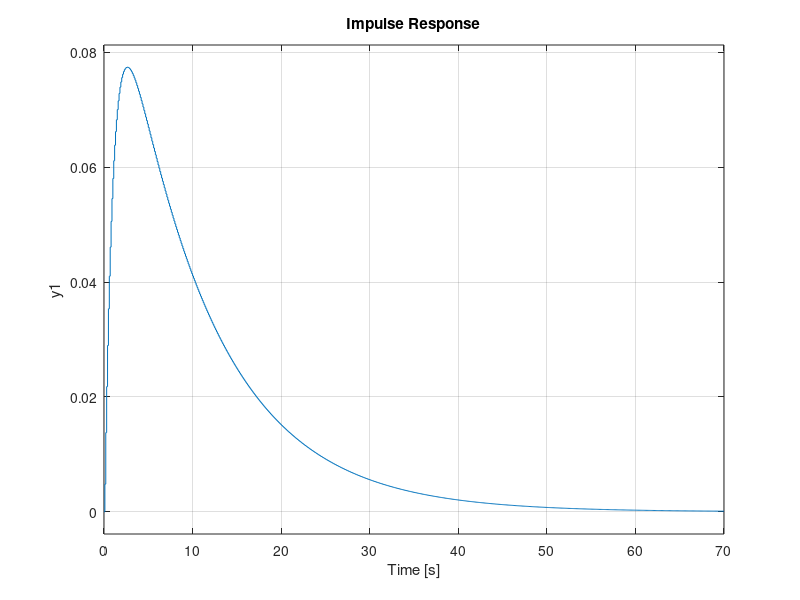
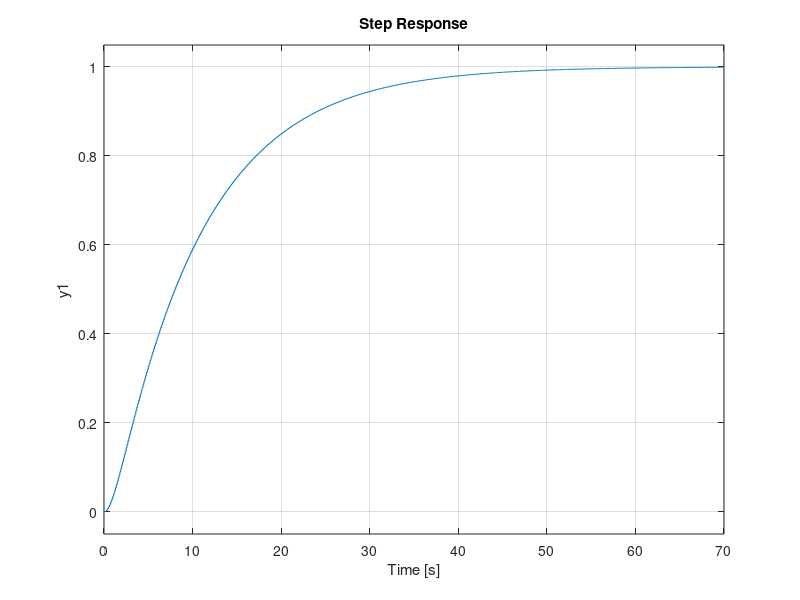
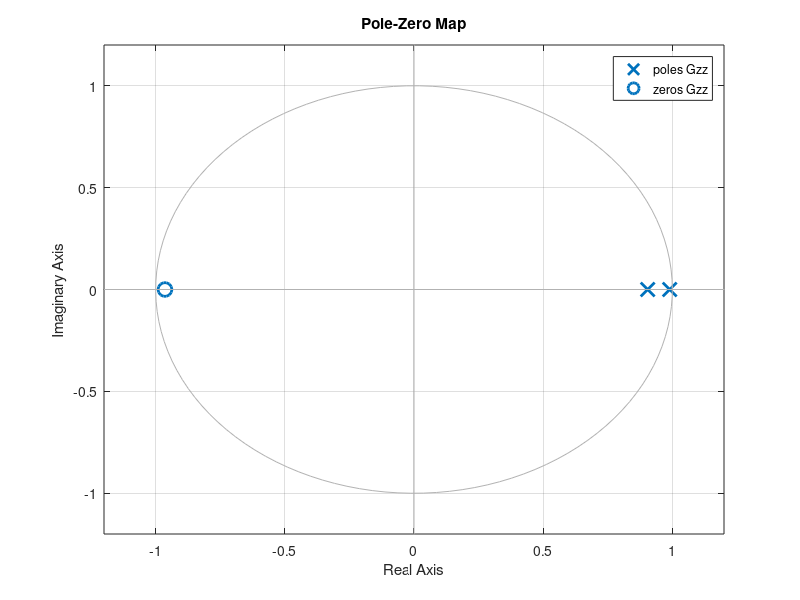
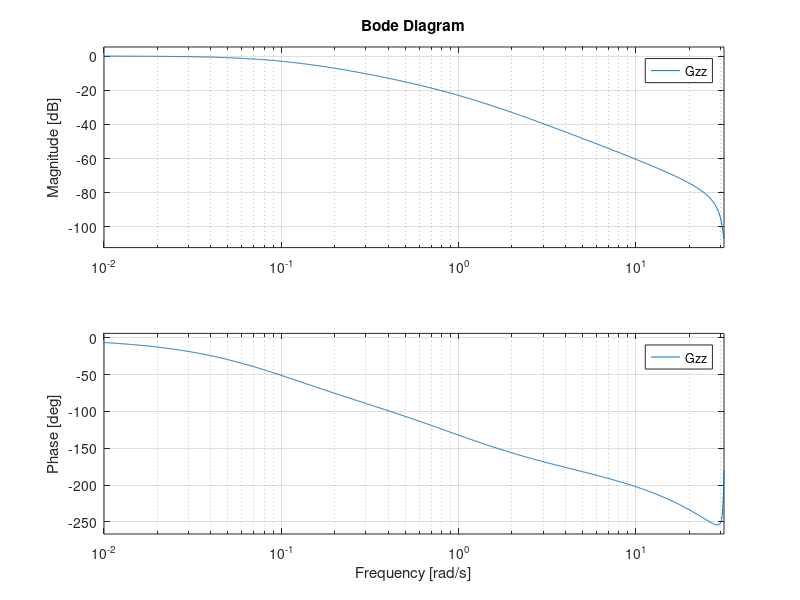

Here is the MATLAB script that generated these plots, in order:
T1 = 1;
T2 = 10;
%Te = [0.01*T2, 0.1*T2, 0.5*T2];
Te = [0.01*T2]

for Ts = Te
    Gp = tf(1, [T1*T2, T1+T2, 1]);

    Gzi = c2d(Gp, Ts, 'impulse');
    Gzz = c2d(Gp, Ts, 'zoh');

    fprintf("Ts=%d\n",Ts);
    Gp
    Gzi
    Gzz

    figure()
    impulse(Gzz)
    figure()
    step(Gzz)
    figure()
    pzmap(Gzz)
    figure()
    bode(Gzz)
end